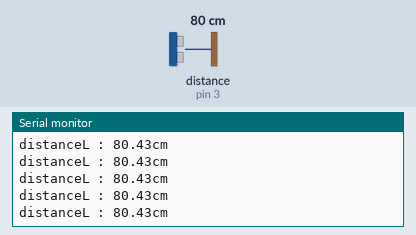
The sketch below on a simulated Arduino Uno, built with avr-gcc and run on an emulated ATmega328P. Parts: the last lines printed to the serial monitor. Wiring (inferred from the names in the program): ultrasonic range finder: trigger pin 2; echo pin 3. The inputs (shaded band) are chosen by the test bench; at power-on: distance to the obstacle (sensor on pin 3) 80 cm. The echo pulse lasts 58.3 µs per cm.

Above: at 1.2 s.
1.3 s: distance to the obstacle (sensor on pin 3) set to 250 cm
At 1.39 s:
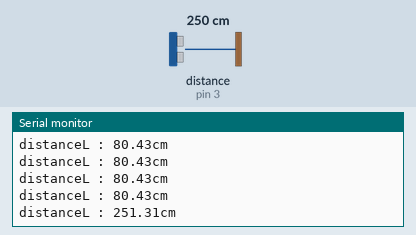
4.3 s: distance to the obstacle (sensor on pin 3) set to 2 cm
At 4.39 s:
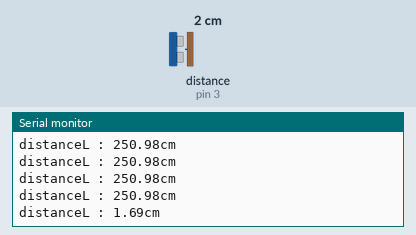
5.8 s: distance to the obstacle (sensor on pin 3) set to 35 cm
At 5.8 s:
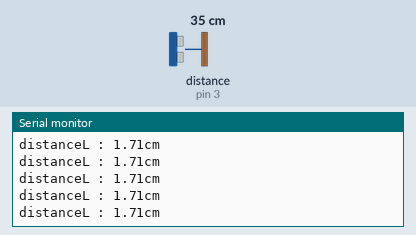
8.8 s: distance to the obstacle (sensor on pin 3) set to 250 cm
At 8.9 s:
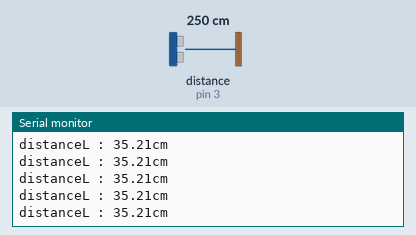
Timing chart, 0 to 11.8 s (numbered marks = the images above; inputs shaded):
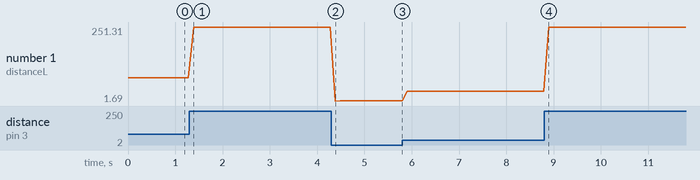

The sketch:

arduionChaoshengbo.ino
```cpp
const int echopin=3; // echo接5端口
const int trigpin=2; // trig接4端口  左侧超声波测距器


void setup()
{
  Serial.begin(9600);
  pinMode(echopin,INPUT); //设定echo为输入模式
  pinMode(trigpin,OUTPUT);//设定trig为输出模式


}

void loop()
{
  // *********************************** 左方测距******/
   digitalWrite(trigpin,LOW);
  delayMicroseconds(2);
  digitalWrite(trigpin,HIGH);
delayMicroseconds(10);
digitalWrite(trigpin,LOW); //发一个10ms的高脉冲去触发TrigPin
float distanceL = pulseIn(echopin,HIGH);//接收高电平时间
  distanceL = distanceL/58.0;//计算距离
  Serial.print("distanceL : ");  //输出距离
  Serial.print(distanceL);
  Serial.println("cm");  //输出单位

delay(100);   //循环间隔100uS

}
```

Measured:
- after the input at 1.3 s, the serial monitor: prints a new line after 0.09 s (image 1)
- after the input at 4.3 s, the serial monitor: prints a new line after 0.08 s (image 2)
- plotted number 1: 80.43 → 250.98 after the input at 1.3 s, 250.98 → 1.71 after the input at 4.3 s, 1.71 → 35.21 after the input at 5.8 s, 35.21 → 250.98 after the input at 8.8 s
